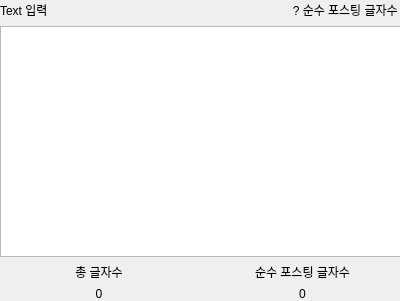
<?xml version="1.0" encoding="UTF-8"?>
<ui version="4.0">
 <class>Dialog</class>
 <widget class="QDialog" name="Dialog">
  <property name="geometry">
   <rect>
    <x>0</x>
    <y>0</y>
    <width>400</width>
    <height>301</height>
   </rect>
  </property>
  <property name="windowTitle">
   <string>Dialog</string>
  </property>
  <widget class="QWidget" name="verticalLayoutWidget">
   <property name="geometry">
    <rect>
     <x>0</x>
     <y>0</y>
     <width>401</width>
     <height>301</height>
    </rect>
   </property>
   <layout class="QVBoxLayout" name="verticalLayout">
    <property name="bottomMargin">
     <number>0</number>
    </property>
    <item>
     <layout class="QHBoxLayout" name="horizontalLayout_2">
      <property name="leftMargin">
       <number>0</number>
      </property>
      <property name="topMargin">
       <number>0</number>
      </property>
      <item>
       <widget class="QLabel" name="label">
        <property name="minimumSize">
         <size>
          <width>0</width>
          <height>20</height>
         </size>
        </property>
        <property name="text">
         <string>Text 입력</string>
        </property>
       </widget>
      </item>
      <item>
       <spacer name="horizontalSpacer">
        <property name="orientation">
         <enum>Qt::Horizontal</enum>
        </property>
        <property name="sizeHint" stdset="0">
         <size>
          <width>40</width>
          <height>20</height>
         </size>
        </property>
       </spacer>
      </item>
      <item>
       <widget class="QLabel" name="label_4">
        <property name="sizePolicy">
         <sizepolicy hsizetype="Minimum" vsizetype="Preferred">
          <horstretch>0</horstretch>
          <verstretch>0</verstretch>
         </sizepolicy>
        </property>
        <property name="toolTip">
         <string>&lt;html&gt;&lt;head/&gt;&lt;body&gt;&lt;p&gt;블로그 포스팅을 스마트 에디터에서 단순 ctrl+A, ctrl+C, ctrl+V 로 복사했을 때,&lt;/p&gt;&lt;p&gt;&lt;br/&gt;&lt;/p&gt;&lt;p&gt;총 글자수는 단순 글자수입니다.&lt;/p&gt;&lt;p&gt;&lt;br/&gt;&lt;/p&gt;&lt;p&gt;순수 포스팅 글자수는 엔터키, 사진, 동영상 등을 제외한 글자수입니다.&lt;/p&gt;&lt;p&gt;&lt;br/&gt;&lt;/p&gt;&lt;p&gt;*지도 등 일부를 제외하지 못하여 차이가 있을 수 있습니다.&lt;/p&gt;&lt;/body&gt;&lt;/html&gt;</string>
        </property>
        <property name="toolTipDuration">
         <number>-1</number>
        </property>
        <property name="text">
         <string>? 순수 포스팅 글자수 </string>
        </property>
        <property name="alignment">
         <set>Qt::AlignRight|Qt::AlignTrailing|Qt::AlignVCenter</set>
        </property>
       </widget>
      </item>
     </layout>
    </item>
    <item>
     <widget class="QTextEdit" name="textEdit_letter"/>
    </item>
    <item>
     <layout class="QHBoxLayout" name="horizontalLayout" stretch="1,1">
      <property name="rightMargin">
       <number>0</number>
      </property>
      <item>
       <layout class="QVBoxLayout" name="verticalLayout_4">
        <item>
         <widget class="QLabel" name="label_2">
          <property name="text">
           <string>총 글자수</string>
          </property>
          <property name="alignment">
           <set>Qt::AlignCenter</set>
          </property>
         </widget>
        </item>
        <item>
         <widget class="QLabel" name="lbl_count">
          <property name="text">
           <string>0</string>
          </property>
          <property name="alignment">
           <set>Qt::AlignCenter</set>
          </property>
         </widget>
        </item>
       </layout>
      </item>
      <item>
       <layout class="QVBoxLayout" name="verticalLayout_5">
        <item>
         <widget class="QLabel" name="label_3">
          <property name="text">
           <string>순수 포스팅 글자수</string>
          </property>
          <property name="alignment">
           <set>Qt::AlignCenter</set>
          </property>
         </widget>
        </item>
        <item>
         <widget class="QLabel" name="lbl_postCount">
          <property name="text">
           <string>0</string>
          </property>
          <property name="alignment">
           <set>Qt::AlignCenter</set>
          </property>
         </widget>
        </item>
       </layout>
      </item>
     </layout>
    </item>
   </layout>
  </widget>
 </widget>
 <resources/>
 <connections/>
</ui>
